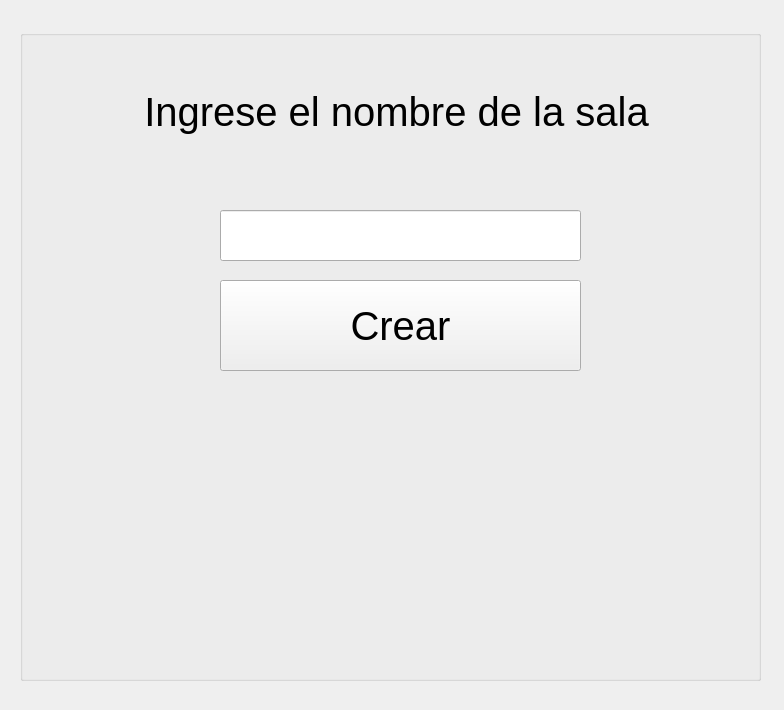
<?xml version="1.0" encoding="UTF-8"?>
<ui version="4.0">
 <class>CrearSala</class>
 <widget class="QWidget" name="CrearSala">
  <property name="geometry">
   <rect>
    <x>0</x>
    <y>0</y>
    <width>784</width>
    <height>710</height>
   </rect>
  </property>
  <property name="windowTitle">
   <string>CrearSala</string>
  </property>
  <widget class="QGroupBox" name="groupBox">
   <property name="geometry">
    <rect>
     <x>20</x>
     <y>30</y>
     <width>741</width>
     <height>651</height>
    </rect>
   </property>
   <property name="title">
    <string/>
   </property>
   <widget class="QLabel" name="label">
    <property name="geometry">
     <rect>
      <x>116</x>
      <y>16</y>
      <width>521</width>
      <height>131</height>
     </rect>
    </property>
    <property name="font">
     <font>
      <pointsize>30</pointsize>
     </font>
    </property>
    <property name="text">
     <string>Ingrese el nombre de la sala</string>
    </property>
    <property name="alignment">
     <set>Qt::AlignCenter</set>
    </property>
   </widget>
   <widget class="QLineEdit" name="nombreSala">
    <property name="geometry">
     <rect>
      <x>200</x>
      <y>180</y>
      <width>361</width>
      <height>51</height>
     </rect>
    </property>
   </widget>
   <widget class="QPushButton" name="crearSalaButton">
    <property name="geometry">
     <rect>
      <x>200</x>
      <y>250</y>
      <width>361</width>
      <height>91</height>
     </rect>
    </property>
    <property name="font">
     <font>
      <pointsize>30</pointsize>
     </font>
    </property>
    <property name="text">
     <string>Crear</string>
    </property>
   </widget>
  </widget>
 </widget>
 <layoutdefault spacing="6" margin="11"/>
 <resources/>
 <connections/>
</ui>
